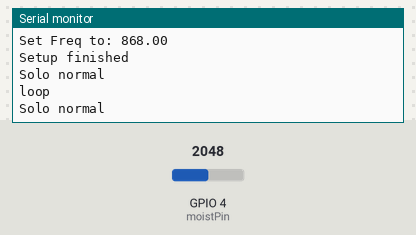
A program run on a simulated ESP32. Parts: the last lines printed to the serial monitor. Inputs (shaded band) come from the test bench; at power-on: GPIO 4 (moistPin) = 2048. No radio packets arrive unless stated.

Above: at 1.8 s.
1.9 s: GPIO 4 (moistPin) set to 2866
At 2.9 s:
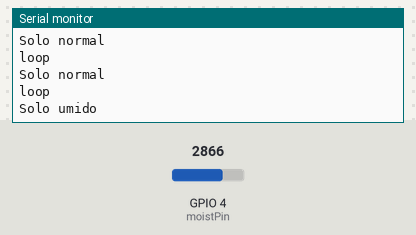
4.7 s: GPIO 4 (moistPin) set to 3040
At 5.9 s:
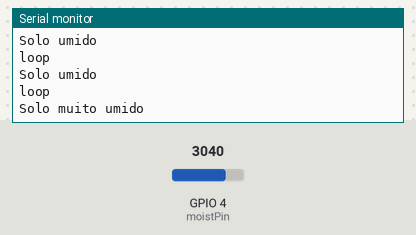
7.8 s: GPIO 4 (moistPin) set to 1228
At 8.9 s:
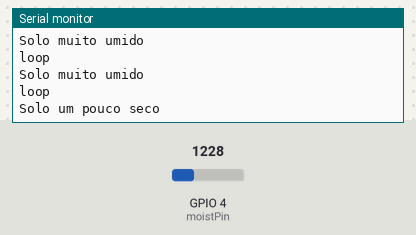
11.0 s: GPIO 4 (moistPin) set to 491
At 12.6 s:
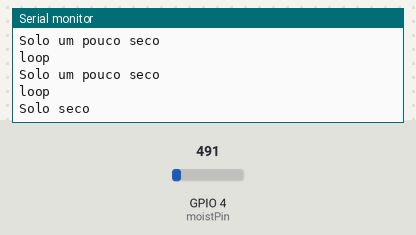

Measured:
- after the input at 1.9 s, the serial monitor: prints a new line after 0.25 s (image 1)
- after the input at 4.7 s, the serial monitor: prints a new line after 0.63 s (image 2)
- after the input at 7.8 s, the serial monitor: prints a new line after 0.71 s (image 3)
- after the input at 11.0 s, the serial monitor: prints a new line after 0.70 s (image 4)

The program:

main.cpp
```cpp
#include <Arduino.h>
#include <WiFi.h>
#include <PubSubClient.h>
#include "./ttgo.h"

int moistPin = 4;
int moistVal = 0;

int maxRange = 3000;


void initLora()
{

  //initDisplay();

  pinMode(RFM95_RST, OUTPUT);
  digitalWrite(RFM95_RST, HIGH);

  // manual reset
  digitalWrite(RFM95_RST, LOW);
  delay(10);
  digitalWrite(RFM95_RST, HIGH);
  delay(10);

  while (!rf95.init())
  {
    Serial.println("LoRa radio init failed");
    while (1)
      ;
  }
  Serial.println("LoRa radio init OK!");
  // Defaults after init are 434.0MHz, modulation GFSK_Rb250Fd250, +13dbM
  if (!rf95.setFrequency(RF95_FREQ))
  {
    Serial.println("setFrequency failed");
    while (1)
      ;
  }
  Serial.print("Set Freq to: ");
  Serial.println(RF95_FREQ);

  // Defaults after init are 434.0MHz, 13dBm, Bw = 125 kHz, Cr = 4/5, Sf = 128chips/symbol, CRC on

  // The default transmitter power is 13dBm, using PA_BOOST.
  // If you are using RFM95/96/97/98 modules which uses the PA_BOOST transmitter pin, then
  // you can set transmitter powers from 5 to 23 dBm:
  rf95.setTxPower(23, false);
}

void sendLora(char* msg){

  int size = strlen(msg);

  if(size> 251){
    char msgtrunc[251];
    memcpy ( msgtrunc, msg, 251 );
    rf95.send((uint8_t *)msgtrunc, 251);
    rf95.waitPacketSent();
  }else{
    rf95.send((uint8_t *)msg, size);
    rf95.waitPacketSent();
  }


}


void initDisplay(){
    pinMode(OLED_RST, OUTPUT);
    digitalWrite(OLED_RST, LOW); // low to reset OLED
    delay(50);
    digitalWrite(OLED_RST, HIGH); // must be high to turn on OLED

    display.init();
    display.flipScreenVertically();
    display.setFont(ArialMT_Plain_10);
}

void setup()
{
  Serial.begin(9600);
  Serial.println("Setup");

  initLora();

  Serial.println("Setup finished");
}
void loop()
{

  moistVal = analogRead(moistPin);
  //Serial.println(moistVal);

  //moistPin >= 3000 bem molhado
  //moistPin = 0 totalmente seco

  float range_humidade = maxRange / 5;

  //seco
  //um pouco seco
  //normal
  //humido
  //muito humido

  if (moistVal < range_humidade)
  {
    Serial.println("Solo seco");
    sendLora("seco");

  }
  else if (moistVal >= range_humidade * 2 && moistVal < range_humidade * 3)
  {
    Serial.println("Solo um pouco seco");
    sendLora("pouco seco");
  }
  else if (moistVal >= range_humidade * 3 && moistVal < range_humidade * 4)
  {
    Serial.println("Solo normal");
    sendLora("normal");
  }
  else if (moistVal >= range_humidade * 4 && moistVal < range_humidade * 5)
  {
    Serial.println("Solo umido");
    sendLora("umido");
  }
  else if (moistVal >= range_humidade * 5)
  {
    Serial.println("Solo muito umido");
    sendLora("muito umido");
  }

  delay(1000);
  Serial.println("loop");


}
```

ttgo.h
```cpp
#ifndef ttgo
#define ttgo

#include <Wire.h>
#include <SSD1306.h>
#include <OLEDDisplayUi.h>

#include <SPI.h>
#include <RH_RF95.h>


#define RF95_FREQ 868.0

//esp32
#define RFM95_CS 18
#define RFM95_RST 14
#define RFM95_INT 26

//esp8266
//#define RFM95_CS 15
//#define RFM95_RST 16
//#define RFM95_INT 5


RH_RF95 rf95(RFM95_CS, RFM95_INT);

// OLED pins to ESP32 GPIOs via this connecthin:
#define OLED_ADDRESS 0x3c
#define OLED_SDA 21  // GPIO4
#define OLED_SCL 22 // GPIO15
#define OLED_RST 16 // GPIO16

#define SCK 5      // GPIO5 - SX1278's SCK
#define MISO 19    // GPIO19 - SX1278's MISO
#define MOSI 27    // GPIO27 - SX1278's MOSI
#define SS 18      // GPIO18 - SX1278's CS
#define RST 14     // GPIO14 - SX1278's RESET
#define DI0 26     // GPIO26 - SX1278's IRQ (interrupt request)
#define BAND 868E6 // 915E6


//  RF95                            => ESP8266 Pin:
//1. ANT                            => Solder to the Antenna provided
//2. GND                            => GND
//3. DIO1                           => D2 / GPIO 4
//4. VCC                            => 3.3V
//5. DIO0 (interrupt request out)   => D1 / GPIO 5
//6. RESET                          => D0 / GPIO 16
//7. SCK  (SPI clock in)            => D5 / GPIO 14
//8. MISO  (SPI Data out)           => D6 / GPIO 12
//9. MOSI  (SPI Data in)            => D7 / GPIO 13
//10. NSS (CS chip select in)       => D8 / GPIO 15


///                 Arduino      RFM95/96/97/98
///                 GND----------GND   (ground in)
///                 3V3----------3.3V  (3.3V in)
/// interrupt 0 pin D2-----------DIO0  (interrupt request out)
///          SS pin D10----------NSS   (CS chip select in)
///         SCK pin D13----------SCK   (SPI clock in)
///        MOSI pin D11----------MOSI  (SPI Data in)
///        MISO pin D12----------MISO  (SPI Data out)

#define LED 2

SSD1306 display(OLED_ADDRESS, OLED_SDA, OLED_SCL);
OLEDDisplayUi ui(&display);

unsigned int counter = 0;
#endif
```
